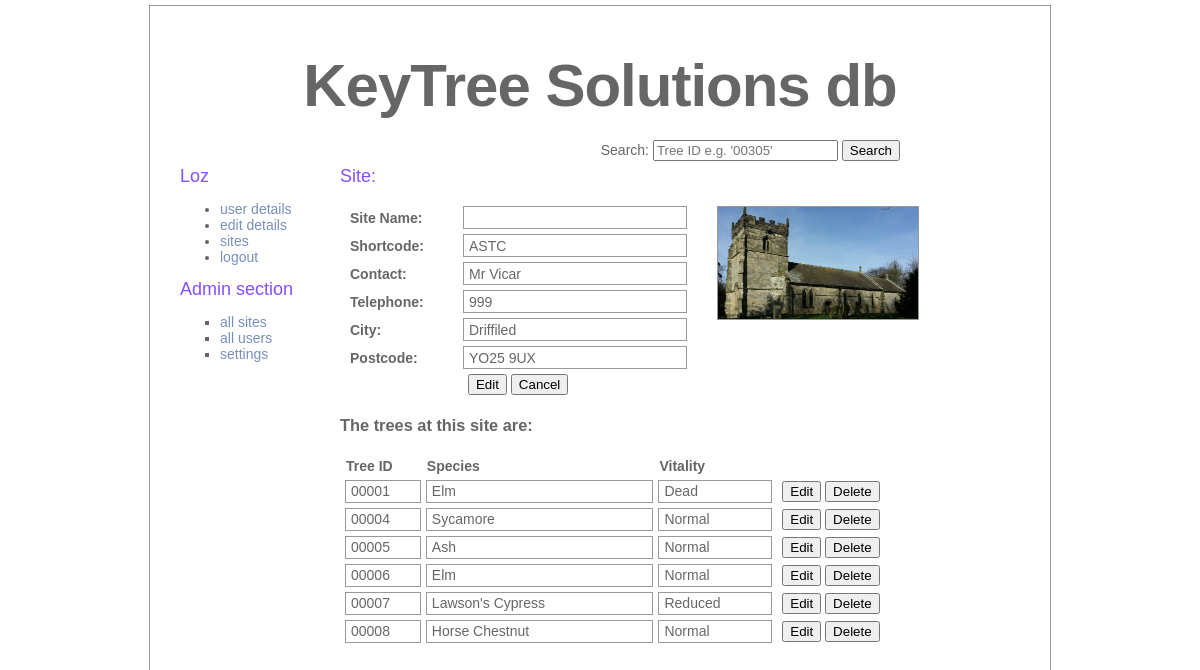
The page /pages/admin/admin_site_view.php?siteShortcode=ASTC (signed in) on the database its author committed.
### tables this page shows
CREATE TABLE treedata_sites (
    name VARCHAR(100) NOT NULL,
    shortcode VARCHAR(4) NOT NULL PRIMARY KEY,
    description VARCHAR(1000),
    address_line_1 VARCHAR(200),
    address_line_2 VARCHAR(200),
    city VARCHAR(50),
    postcode VARCHAR(9),
    contact_name VARCHAR(100),
    contact_telephone VARCHAR(11),
    image VARCHAR(100)
);

CREATE TABLE treedata_tree_vitality (
    id INT PRIMARY KEY AUTO_INCREMENT,
    name VARCHAR(100),
    description VARCHAR(400)
);

CREATE TABLE treedata_tree_species (
    id INT PRIMARY KEY AUTO_INCREMENT,
    name VARCHAR(100) NOT NULL
);

### assets/includes/site_details.php (called while the page is built, shortened)
<?php
    $siteTitle = "KeyTree Solutions db";
?>

### pages/admin/admin_site_view.php (the view, shortened to what this page needs)
<?php
    $path = "../../";
    $subTitle = "Site:";
    include($path."assets/includes/site_details.php");
	include ($path."assets/includes/connection.php");
	if (!isset($_SESSION["authenticated_user"]) && !isset($_SESSION["isAdmin"]))
	{
		$_SESSION["message"] = "please log in";
		header("Location: $path");
	}
	else
	{
		include($path."assets/includes/header.php");
		include($path."assets/includes/login.php");
		$siteShortcode = $_GET["siteShortcode"];
		$siteName = $_GET["siteName"];
	?>
			<div id="text">
                <h2><?php echo $subTitle; ?> <?php echo $siteName; ?></h2>
                <p>
                <?php
					$querySite = "	SELECT DISTINCT *
									FROM treedata_user_sites
									JOIN treedata_sites ON treedata_user_sites.site_shortcode=treedata_sites.shortcode
									WHERE treedata_sites.shortcode='$siteShortcode'";
            		$resultSite = mysqli_query ($connection, $querySite);
            		if (mysqli_num_rows($resultSite) > 0)
            		{
            			$row = mysqli_fetch_array($resultSite);
            			echo "<form id='siteEdit' method='GET' action='".$path."pages/admin/admin_sites_edit.php'>";
            			echo "<table class='siteDetailsSite'>";
	            			echo "<tr>";
	            			echo 	"<td>Site Name:</td>";
	            			echo 	"<td>".$siteName."</td>";
	            			echo 	"<td rowspan='7'><img width='200' src='".$path."assets/images/site/".$siteShortcode."/".$row['image']."' /></td>";
	            			echo "</tr>";
	            			echo "<tr>";
	            			echo 	"<td>Shortcode:</td>";
	            			echo 	"<td>".$siteShortcode."</td>";
	            			echo "</tr>";
	            			echo "<tr>";
	            			echo 	"<td>Contact:</td>";
	            			echo 	"<td>".$row['contact_name']."</td>";
	            			echo "</tr>";
	            			echo "<tr>";
	            			echo 	"<td>Telephone:</td>";
	            			echo 	"<td>".$row['contact_telephone']."</td>";
	            			echo "</tr>";
	            			echo "<tr>";
	            			echo 	"<td>City:</td>";
	            			echo 	"<td>".$row['city']."</td>";
	            			echo "</tr>";
	            			echo "<tr>";
	            			echo 	"<td>Postcode:</td>";
	            			echo 	"<td>".$row['postcode']."</td>";
	            			echo "</tr>";
							echo "</form>";
	            			echo "<tr>";
	            			echo 	"<td></td>";
	            			echo 	"<td>";
	            			echo 			"<a href='javascript:{}' onclick=\"document.getElementById('siteEdit".$row['treeID']."').submit(); return false;\"><button>Edit</button></a>";
            				echo 			"<a href='javascript:{}' onclick=\"document.getElementById('siteEditCancel".$row['treeID']."').submit(); return false;\"><button>Cancel</button></a>";
	            			echo 	"</td>";
	            			echo 	"<td></td>";
	            			echo "</tr>";
					}
	                else
	                {
	                	echo "No rows found";
						mysqli_close($connection);
	                }
            	?>
                </p>
                <h3>The trees at this site are:</h3>
                <p>
            	<?php
				$queryEditSiteTrees = "SELECT LPAD(treedata_site_trees.tree_id, 5, '0') AS treeID, treedata_tree_vitality.name AS treeVitality, treedata_tree_species.name AS treeSpecies
							FROM treedata_site_trees
							JOIN treedata_tree_species ON treedata_site_trees.species=treedata_tree_species.id
							JOIN treedata_tree_vitality ON treedata_site_trees.vitality=treedata_tree_vitality.id
							WHERE treedata_site_trees.shortcode='$siteShortcode'
							ORDER BY tree_id ASC";
        		$resultEditSiteTrees = mysqli_query ($connection, $queryEditSiteTrees);
        		if (mysqli_num_rows($resultEditSiteTrees) > 0)
        		{
        				echo "<table class='siteDetailsTrees'>";
            			echo 	"<tr>";
            			echo 		"<th>Tree ID</th>";
            			echo 		"<th>Species</th>";
            			echo 		"<th>Vitality</th>";
            			echo 		"<th></th>";
            			echo 	"</tr>";
        			while($row = mysqli_fetch_array($resultEditSiteTrees, MYSQLI_ASSOC))
            		{
						echo 	"<tr>";
            			echo 		"<td>".$row['treeID']."</td>";
            			echo 		"<td>".$row["treeSpecies"]."</td>";
            			echo 		"<td>".$row["treeVitality"]."</td>";
            			echo 		"<td>";
            			echo 			"<a href='javascript:{}' onclick=\"document.getElementById('site_trees_edit".$row['treeID']."').submit(); return false;\"><button>Edit</button></a>";
            			echo 			"<a href='javascript:{}' onclick=\"document.getElementById('site_trees_delete".$row['treeID']."').submit(); return false;\"><button>Delete</button></a>";
            			echo 		"</td>";
               			echo 	"</tr>";
            		}
            		echo "</table>";
				}
                else
                {
                	echo "<p>No details found <p>";
                }
            	?>
    			</p>
			</div>
		</div>
	</body>
</html>
<?php
	}
?>

### assets/includes/header.php (shortened to what this page needs)
<!DOCTYPE html PUBLIC "-//W3C//DTD XHTML 1.0 Transitional//EN" "http://www.w3.org/TR/xhtml1/DTD/xhtml1-transitional.dtd">
<html xmlns="http://www.w3.org/1999/xhtml">
<head>
	<link href="<?php echo $path; ?>assets/css/style.css" rel="stylesheet" type="text/css">
</head>
<body>
	<div id="outline">
        <div id="title">
			<h1><?php echo $siteTitle ?></h1>
			<form id="search" name="search" method="GET" action="<?php echo $path; ?>pages/search/search_result.php">
				<label>Search:</label>
				<input type="search" id="txt_search" name="txt_search" placeholder="Tree ID e.g. '00305'" />
				<button type="submit">Search</button>
			</form>
		</div>

### assets/includes/login.php (shortened to what this page needs)
<div id="userLogin">
		<?php
	if (isset($_SESSION["authenticated_user"]))
	{
		$username = $_SESSION['authenticated_user'];
		echo "<h2>".$username."</h2>";
		echo "<ul>";
		echo "<li><a href='".$path."pages/login/user_logged_on.php'>user details</a></li>";
         		echo "<li><a href='javascript:{}' onclick=\"document.getElementById('".$username."').submit(); return false;\">edit details</a></li>";
		echo "<li><a href='".$path."pages/login/user_logged_on_sites.php' class='link'>sites</a></li>";
		echo "<li><a href='".$path."pages/login/user_logout.php' class='link'>logout</a></li>";
		echo "</ul>";
		if($_SESSION["isAdmin"] == "true")
		{
			echo "<h2>Admin section</h2>";
			echo "<ul style='list-style-type:square;''>";
			echo "<li><a href='".$path."pages/admin/admin_sites_all.php'>all sites</a></li>";
			echo "<li><a href='".$path."pages/admin/admin_users_all.php'>all users</a></li>";
			echo "<li><a href='".$path."pages/settings/settings.php'>settings</a></li></li>";
			echo "</ul>";
		}
	}
?>
</div>

### assets/css/style.css (style rules this page uses)
body { color: #666; font-size: 14px; font-family: "Lucida Grande", Arial, sans-serif; font-weight: normal; margin-top: 0; margin-bottom: 0; }
p { margin-top: 5; }
h1 { font-size: 60px; font-weight: bold; text-align: center; letter-spacing: -1px; margin: 0px 0px 20px; }
h2 { color: #844fff; font-size: 18px; font-weight: normal; margin: 0px; }
table { width: 100%; margin: 0px; padding: 0px; text-align: left; }
a { color: #778fbd; text-decoration: none; }
#outline { position: relative; height:1500px; width: 900px; margin: 5px auto 0px; padding: 0px; border: solid 1px #999; background:; }
#title { position: relative; width: 600px; text-align: right; padding: 0px; margin: 45px 150px 0px; background:; }
#userLogin { position: absolute; top: 150px; left: 0px; width: 150px; margin: 10px 10px 0px 30px; padding: 0px; background:; }
#text { top: 150px; left: 190px; width: 660px; position: absolute; margin-top: 10px; margin-right: 50px; padding-left: 0px; padding-right: 0px; background:; }
table.siteDetailsSite { border: 0px solid #999; margin: 0px; padding: 0px; border-spacing:5px; text-align: left; vertical-align: middle; width: 90%; }
table.siteDetailsSite td { border: 1px solid #999; margin: 0px; padding: 0px 0px 0px 5px; text-align: left; vertical-align: middle; background:; height: 21px; }
table.siteDetailsSite td:nth-child(1) { width: 20%; font-weight: bold; border: 0px; }
table.siteDetailsSite td:nth-child(2) { width: 40%; }
table.siteDetailsSite td:nth-child(3) { width: 40%; text-align: right; vertical-align: top; border: 0px; }
table.siteDetailsSite tr:last-child td:nth-child(2) { border: 0px; }
table.siteDetailsSite img { border: 1px solid #999; }
table.siteDetailsTrees { border: 0px solid #999; margin: 0px; padding: 0px; border-spacing: 5px; text-align: left; vertical-align: middle; width: 90%; }
table.siteDetailsTrees td { border: 1px solid #999; margin: 0px; padding: 0px 0px 0px 5px; text-align: left; vertical-align: middle; background:; height: 21px; }
table.siteDetailsTrees td:nth-child(1) { width: 10%; }
table.siteDetailsTrees td:nth-child(2) { width: 30%; }
table.siteDetailsTrees td:nth-child(3) { width: 15%; }
table.siteDetailsTrees td:nth-child(4) { width: 20%; border: 0px; }

### rows shown on the page
treedata_sites: image (picture), contact_name "Mr Vicar", contact_telephone "999", city "Driffiled", postcode "YO25 9UX"
treedata_tree_vitality: treeID "00001", treedata_tree_species.name "Elm", name "Dead"
treedata_tree_vitality: treeID "00004", treedata_tree_species.name "Sycamore", name "Normal", treeID "00005", treedata_tree_species.name "Ash", treeID "00006", treedata_tree_species.name "Elm", treeID "00008", treedata_tree_species.name "Horse Chestnut"
treedata_tree_vitality: treeID "00007", treedata_tree_species.name "Lawson's Cypress", name "Reduced"

### other values the page prints
$siteTitle "KeyTree Solutions db"
$username "Loz"
$subTitle "Site:"
$siteShortcode "ASTC"
